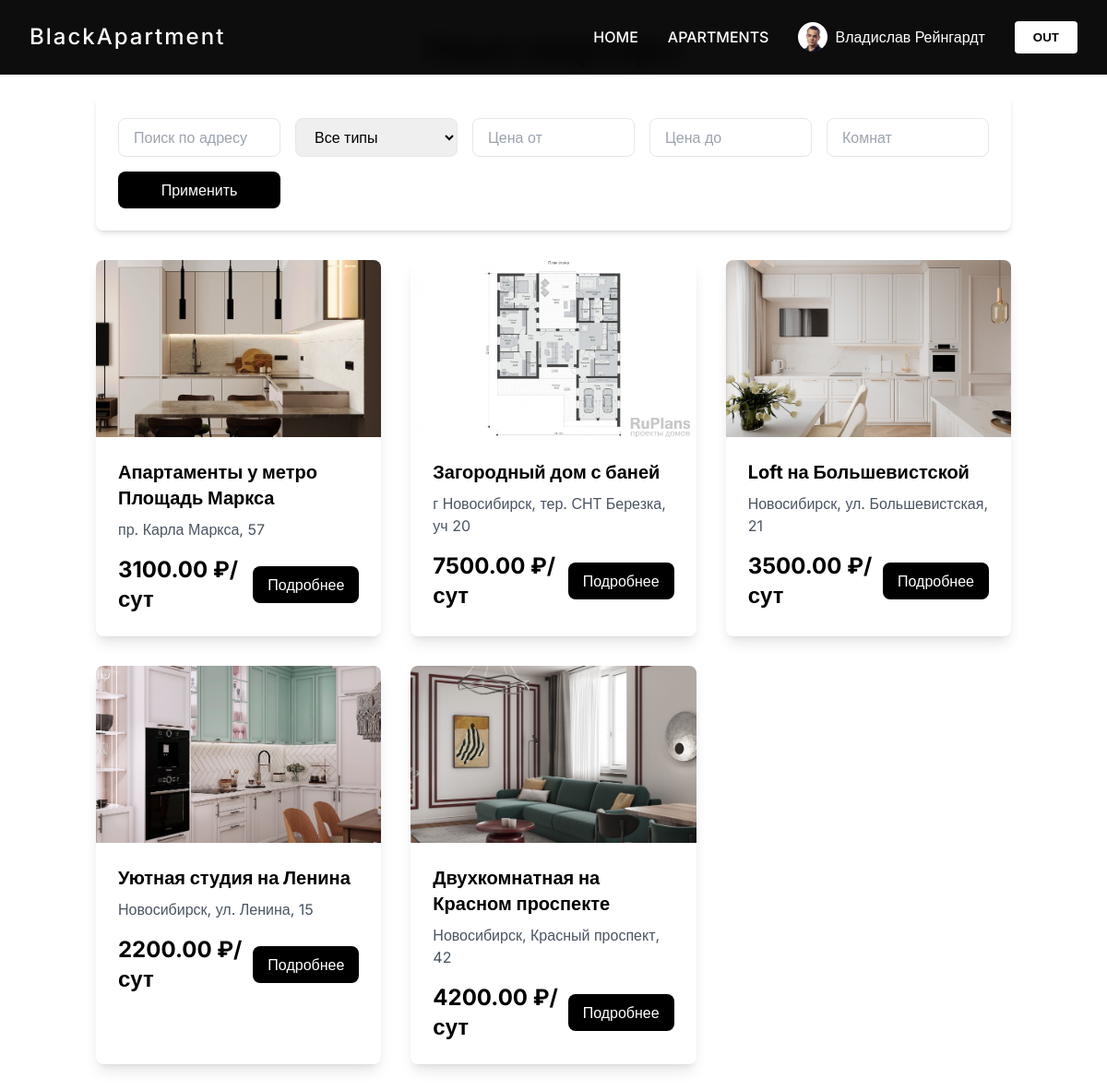
Page /apartments/ (signed in) on the committed database.
### BlackApp/models.py (models this page shows, shortened)
class Property(models.Model):
    PROPERTY_TYPES = (
        ('apartment', 'Квартира'),
        ('house', 'Дом'),
        ('commercial', 'Коммерческая'),
        ('land', 'Участок'),
    )
    MODERATION_STATUSES = (
        ('draft', 'Черновик'),
        ('pending', 'На модерации'),
        ('approved', 'Одобрено'),
        ('rejected', 'Отклонено'),
        ('archived', 'В архиве'),
    )
    owner = models.ForeignKey(
        User,
        on_delete=models.CASCADE,
        related_name='properties',
        limit_choices_to={'user_type': 'landlord'},
        verbose_name='Владелец'
    )
    title = models.CharField('Заголовок', max_length=200)
    description = models.TextField('Описание')
    address = models.CharField('Адрес', max_length=255, db_index=True)
    latitude = models.FloatField('Широта', null=True, blank=True)
    longitude = models.FloatField('Долгота', null=True, blank=True)
    property_type = models.CharField('Тип', max_length=20, choices=PROPERTY_TYPES, db_index=True)
    price = models.DecimalField('Цена', max_digits=12, decimal_places=2, db_index=True)
    rooms = models.PositiveSmallIntegerField('Комнат', null=True, blank=True, db_index=True)
    area = models.FloatField('Площадь (м²)')
    floor = models.PositiveSmallIntegerField('Этаж', null=True, blank=True)
    floors_total = models.PositiveSmallIntegerField('Этажей в доме', null=True, blank=True)
    has_furniture = models.BooleanField('С мебелью', default=False)
    has_appliances = models.BooleanField('С техникой', default=False)
    separate_bathroom = models.BooleanField('Раздельный санулзел', default=False)
    allows_pets = models.BooleanField('Можно с животными', default=False)
    allows_children = models.BooleanField('Можно с детьми', default=False)
    egrn_number = models.CharField(
        'Номер ЕГРН',
        max_length=50,
        unique=True,
        help_text='Выписка из Единого государственного реестра недвижимости'
    )
    egrn_file = models.FileField(
        'Файл ЕГРН',
        upload_to='temp/egrn/%Y/%m/',
        help_text='Загрузите выписку из ЕГРН'
    )
    egrn_verified = models.BooleanField('ЕГРН проверен', default=False)
    moderation_status = models.CharField(
        'Статус модерации',
        max_length=20,
        choices=MODERATION_STATUSES,
        default='pending',
        db_index=True
    )
    moderator = models.ForeignKey(
        User,
        on_delete=models.SET_NULL,
        null=True,
        blank=True,
        related_name='moderated_properties',
        limit_choices_to={'user_type__in': ['moderator', 'admin']}
    )
    moderation_comment = models.TextField('Комментарий модератора', blank=True)
    moderated_at = models.DateTimeField('Дата модерации', null=True, blank=True)
    created_at = models.DateTimeField('Создано', auto_now_add=True, db_index=True)
    updated_at = models.DateTimeField('Обновлено', auto_now=True)
    published_at = models.DateTimeField('Опубликовано', null=True, blank=True, db_index=True)
    views_count = models.PositiveIntegerField('Просмотры', default=0)
    class Meta:
        verbose_name = 'Объект недвижимости'
        verbose_name_plural = 'Объекты недвижимости'
        ordering = ['-published_at']
        indexes = [
            models.Index(fields=['moderation_status', 'published_at']),
            models.Index(fields=['property_type', 'price']),
            models.Index(fields=['rooms', 'area']),
        ]

class PropertyImage(models.Model):
    property = models.ForeignKey(Property, on_delete=models.CASCADE, related_name='images')
    image = models.ImageField('Фото', upload_to='temp/%Y/%m/%d/')
    thumbnail = models.ImageField('Миниатюра', upload_to='temp/thumbnails/%Y/%m/%d/', null=True, blank=True)
    is_main = models.BooleanField('Главное фото', default=False)
    sort_order = models.PositiveSmallIntegerField('Порядок', default=0)
    class Meta:
        verbose_name = 'Фото'
        verbose_name_plural = 'Фото'
        ordering = ['-is_main', 'sort_order']
        indexes = [
            models.Index(fields=['property', 'is_main']),
        ]

### BlackApp/views.py (the view, shortened to what this page needs)
# urls.py: path('apartments/', views.apartment_list, name='apartment_list'),
def apartment_list(request):
    properties = Property.objects.filter(moderation_status='approved').order_by('-published_at')
    address_query = request.GET.get('address', '').strip()
    property_type = request.GET.get('type')
    if property_type:
        properties = properties.filter(property_type=property_type)
    min_price = request.GET.get('min_price')
    if min_price:
        properties = properties.filter(price__gte=min_price)
    max_price = request.GET.get('max_price')
    if max_price:
        properties = properties.filter(price__lte=max_price)
    rooms = request.GET.get('rooms')
    if rooms:
        properties = properties.filter(rooms=rooms)
    context = {
        'properties': properties,
        'property_types': Property.PROPERTY_TYPES,
    }
    return render(request, 'BlackApp/apartments.html', context)

### templates/BlackApp/apartments.html (shortened to what this page needs)
{% extends 'BlackApp/base.html' %}
{% load static %}
{% block content %}
<div class="container mx-auto px-4 py-8">
    <h1 class="text-4xl font-bold text-center mb-8">Наши квартиры</h1>
    <div class="bg-white p-6 rounded-lg shadow-md mb-8">
        <form method="get" class="grid grid-cols-1 md:grid-cols-5 gap-4" autocomplete="off">
            <input type="text" name="address" placeholder="Поиск по адресу" value="{{ request.GET.address|default:'' }}" class="border rounded-lg px-4 py-2">
            <select name="type" class="border rounded-lg px-4 py-2">
                <option value="">Все типы</option>
            </select>
            <input type="number" name="min_price" placeholder="Цена от" value="{{ request.GET.min_price }}" class="border rounded-lg px-4 py-2">
            <input type="number" name="max_price" placeholder="Цена до" value="{{ request.GET.max_price }}" class="border rounded-lg px-4 py-2">
            <input type="number" name="rooms" placeholder="Комнат" value="{{ request.GET.rooms }}" class="border rounded-lg px-4 py-2">
            <button type="submit" class="md:col-span-1 bg-black text-white px-6 py-2 rounded-lg hover:bg-gray-800 transition">Применить</button>
        </form>
    </div>
    {% if properties %}
    <div class="grid grid-cols-1 md:grid-cols-2 lg:grid-cols-3 gap-8">
        {% for prop in properties %}
        <div class="bg-white rounded-lg shadow-lg overflow-hidden transform transition hover:scale-105">
            <div class="h-48 overflow-hidden">
                {% if prop.images.all %}
                <img src="{{ prop.images.first.image.url }}" alt="{{ prop.title }}" class="w-full h-full object-cover">
                {% else %}
                <div class="w-full h-full bg-gray-300 flex items-center justify-center text-gray-600">Нет фото</div>
                {% endif %}
            </div>
            <div class="p-6">
                <h3 class="text-xl font-bold mb-2">{{ prop.title }}</h3>
                <p class="text-gray-600 mb-4">{{ prop.address }}</p>
                <div class="flex justify-between items-center">
                    <span class="text-2xl font-bold">{{ prop.price }} ₽/сут</span>
                    <a href="{% url 'apartment_detail' prop.id %}" class="bg-black text-white px-4 py-2 rounded-lg hover:bg-gray-800 transition">Подробнее</a>
                </div>
            </div>
        </div>
        {% endfor %}
    </div>
    {% else %}
    <p class="text-center text-gray-500 py-12">Квартиры не найдены</p>
    {% endif %}
</div>
{% endblock %}

### static/css/style.css (style rules this page uses)
* { margin: 0; padding: 0; box-sizing: border-box; }
body { font-family: 'Inter', sans-serif; line-height: 1.6; }
a, button { transition: all 0.3s ease; }

### rows in the picture
Property: images.first.image (picture), title "Апартаменты у метро Площадь Маркса", address "пр. Карла Маркса, 57", price "3100.00"
Property: images.first.image (picture), title "Загородный дом с баней", address "г Новосибирск, тер. СНТ Березка, уч 20", price "7500.00"
Property: images.first.image (picture), title "Loft на Большевистской", address "Новосибирск, ул. Большевистская, 21", price "3500.00"
Property: images.first.image (picture), title "Уютная студия на Ленина", address "Новосибирск, ул. Ленина, 15", price "2200.00"
Property: images.first.image (picture), title "Двухкомнатная на Красном проспекте", address "Новосибирск, Красный проспект, 42", price "4200.00"
